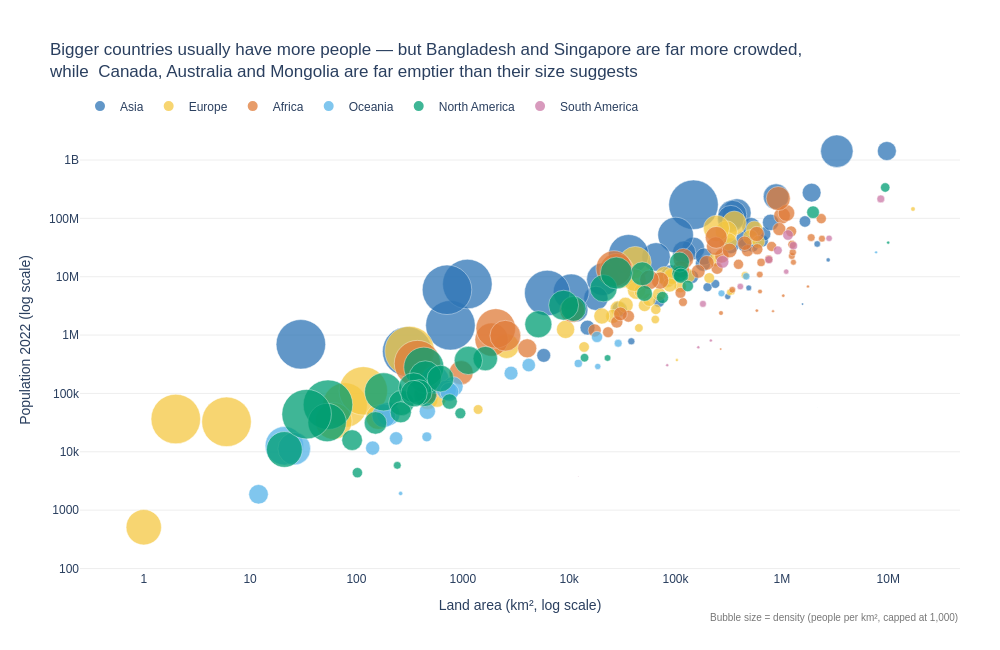

Notebook cell for this chart:
### Markdown cell above
**Chart choice & justification:** *Which chart did you choose, and why? Justify design choices.

I chose a bubble chart because the question is about the relationship between two numerical variables, land area and population, and bubble size adds a third one, density. 
Both axes use a log scale because area and population differ by thousands of times; on linear axes almost all countries would be squeezed into one corner. Colour shows the continent, using a CVD-safe palette.

### Code cell
# Q3 — Bubble chart: land area vs 2022 population (size = density)
import math

d3 = df.copy()
d3['Density_size'] = d3['Density'].clip(upper=1000)   

fig = px.scatter(
    d3, x='Area', y='2022 Population',
    size='Density_size', size_max=35,
    color='Continent', color_discrete_map=continent_colours,
    log_x=True, log_y=True,
    hover_name='Country',
    hover_data={'Density_size': False, 'Density': ':,.0f', 'Area': ':,', '2022 Population': ':,'},
    labels={'Area': 'Land area (km², log scale)', '2022 Population': 'Population 2022 (log scale)',
            'Continent': ''},
    opacity=0.75,
    template='plotly_white', height=650, width=1000,
)
fig.update_traces(marker=dict(line=dict(width=0.5, color='white')))


fig.update_layout(
    title=('Bigger countries usually have more people — but Bangladesh and Singapore are far more crowded,<br>'
           'while  Canada, Australia and Mongolia are far emptier than their size suggests'),
    font=FONT,
    xaxis=dict(showgrid=False),
    yaxis=dict(gridcolor=LIGHTEST_GREY),
    legend=dict(orientation='h', x=0, y=1.04),
    margin=dict(t=110, r=40),
)
fig.add_annotation(x=1, y=-0.12, xref='paper', yref='paper', xanchor='right', showarrow=False,
                   text='Bubble size = density (people per km², capped at 1,000)',
                   font=dict(size=10, color=TEXT_GREY))
fig.show()

### Figure 1 — Plotly figure (JSON) as saved in the notebook; plotly's stock layout.template omitted (floating-point values rounded to 4 significant figures)
{"data": [{"customdata": [[63.06, 63.06], [93.48, 93.48], [119.6, 119.6], [1000.0, 1924.0], [1000.0, 1160.0], [20.38, 20.38], [77.88, 77.88], [92.62, 92.62], [146.9, 146.9], [53.72, 53.72], [1000.0, 6783.0], [431.1, 431.1], [144.7, 144.7], [53.73, 53.73], [101.5, 101.5], [435.2, 435.2], [328.0, 328.0], [126.3, 126.3], [7.119, 7.119], [239.6, 239.6], [33.16, 33.16], [31.8, 31.8], [525.2, 525.2], [1000.0, 23170.0], [102.6, 102.6], [1000.0, 1746.0], [2.173, 2.173], [80.08, 80.08], [207.6, 207.6], [216.3, 216.3], [14.79, 14.79], [267.4, 267.4], [844.1, 844.1], [337.5, 337.5], [232.6, 232.6], [16.94, 16.94], [1000.0, 8416.0], [517.1, 517.1], [332.8, 332.8], [119.5, 119.5], [660.2, 660.2], [69.55, 69.55], [139.7, 139.7], [90.18, 90.18], [108.9, 108.9], [13.18, 13.18], [112.9, 112.9], [77.4, 77.4], [296.4, 296.4], [63.82, 63.82]], "hovertemplate": "<b>%{hovertext}</b><br><br>=Asia<br>Land area (km², log scale)=%{x:,}<br>Population 2022 (log scale)=%{y:,}<br>Density=%{customdata[1]:,.0f}<extra></extra>", "hovertext": ["Afghanistan", "Armenia", "Azerbaijan", "Bahrain", "Bangladesh", "Bhutan", "Brunei", "Cambodia", "China", "Georgia", "Hong Kong", "India", "Indonesia", "Iran", "Iraq", "Israel", "Japan", "Jordan", "Kazakhstan", "Kuwait", "Kyrgyzstan", "Laos", "Lebanon", "Macau", "Malaysia", "Maldives", "Mongolia", "Myanmar", "Nepal", "North Korea", "Oman", "Pakistan", "Palestine", "Philippines", "Qatar", "Saudi Arabia", "Singapore", "South Korea", "Sri Lanka", "Syria", "Taiwan", "Tajikistan", "Thailand", "Timor-Leste", "Turkey", "Turkmenistan", "United Arab Emirates", "Uzbekistan", "Vietnam", "Yemen"], "legendgroup": "Asia", "marker": {"color": "#2E75B6", "line": {"color": "white", "width": 0.5}, "opacity": 0.75, "size": [63.06, 93.48, 119.6, 1000.0, 1000.0, 20.38, 77.88, 92.62, 146.9, 53.72, 1000.0, 431.1, 144.7, 53.73, 101.5, 435.2, 328.0, 126.3, 7.119, 239.6, 33.16, 31.8, 525.2, 1000.0, 102.6, 1000.0, 2.173, 80.08, 207.6, 216.3, 14.79, 267.4, 844.1, 337.5, 232.6, 16.94, 1000.0, 517.1, 332.8, 119.5, 660.2, 69.55, 139.7, 90.18, 108.9, 13.18, 112.9, 77.4, 296.4, 63.82], "sizemode": "area", "sizeref": 0.8163, "symbol": "circle"}, "mode": "markers", "name": "Asia", "orientation": "v", "showlegend": true, "type": "scatter", "x": [652230, 29743, 86600, 765, 147570, 38394, 5765, 181035, 9706961, 69700, 1104, 3287590, 1904569, 1648195, 438317, 20770, 377930, 89342, 2724900, 17818, 199951, 236800, 10452, 30, 330803, 300, 1564110, 676578, 147181, 120538, 309500, 881912, 6220, 342353, 11586, 2149690, 710, 100210, 65610, 185180, 36193, 143100, 513120, 14874, 783562, 488100, 83600, 447400, 331212, 527968], "xaxis": "x", "y": [41128771, 2780469, 10358074, 1472233, 171186372, 782455, 449002, 16767842, 1425887337, 3744385, 7488865, 1417173173, 275501339, 88550570, 44496122, 9038309, 123951692, 11285869, 19397998, 4268873, 6630623, 7529475, 5489739, 695168, 33938221, 523787, 3398366, 54179306, 30547580, 26069416, 4576298, 235824862, 5250072, 115559009, 2695122, 36408820, 5975689, 51815810, 21832143, 22125249, 23893394, 9952787, 71697030, 1341296, 85341241, 6430770, 9441129, 34627652, 98186856, 33696614], "yaxis": "y"}, {"customdata": [[98.87, 98.87], [170.6, 170.6], [106.6, 106.6], [45.93, 45.93], [381.8, 381.8], [63.14, 63.14], [61.17, 61.17], [71.22, 71.22], [135.3, 135.3], [133.1, 133.1], [136.5, 136.5], [29.32, 29.32], [38.11, 38.11], [16.37, 16.37], [117.1, 117.1], [233.5, 233.5], [1000.0, 5442.0], [78.68, 78.68], [811.6, 811.6], [107.1, 107.1], [3.62, 3.62], [71.48, 71.48], [147.8, 147.8], [195.9, 195.9], [955.0, 955.0], [28.67, 28.67], [245.8, 245.8], [42.11, 42.11], [250.4, 250.4], [1000.0, 1688.0], [96.7, 96.7], [1000.0, 18230.0], [45.4, 45.4], [419.7, 419.7], [81.42, 81.42], [16.78, 16.78], [127.5, 127.5], [111.5, 111.5], [82.47, 82.47], [8.464, 8.464], [551.8, 551.8], [81.73, 81.73], [115.1, 115.1], [104.6, 104.6], [93.99, 93.99], [23.43, 23.43], [211.7, 211.7], [65.79, 65.79], [277.9, 277.9], [510.0, 510.0]], "hovertemplate": "<b>%{hovertext}</b><br><br>=Europe<br>Land area (km², log scale)=%{x:,}<br>Population 2022 (log scale)=%{y:,}<br>Density=%{customdata[1]:,.0f}<extra></extra>", "hovertext": ["Albania", "Andorra", "Austria", "Belarus", "Belgium", "Bosnia and Herzegovina", "Bulgaria", "Croatia", "Cyprus", "Czech Republic", "Denmark", "Estonia", "Faroe Islands", "Finland", "France", "Germany", "Gibraltar", "Greece", "Guernsey", "Hungary", "Iceland", "Ireland", "Isle of Man", "Italy", "Jersey", "Latvia", "Liechtenstein", "Lithuania", "Luxembourg", "Malta", "Moldova", "Monaco", "Montenegro", "Netherlands", "North Macedonia", "Norway", "Poland", "Portugal", "Romania", "Russia", "San Marino", "Serbia", "Slovakia", "Slovenia", "Spain", "Sweden", "Switzerland", "Ukraine", "United Kingdom", "Vatican City"], "legendgroup": "Europe", "marker": {"color": "#F5C842", "line": {"color": "white", "width": 0.5}, "opacity": 0.75, "size": [98.87, 170.6, 106.6, 45.93, 381.8, 63.14, 61.17, 71.22, 135.3, 133.1, 136.5, 29.32, 38.11, 16.37, 117.1, 233.5, 1000.0, 78.68, 811.6, 107.1, 3.62, 71.48, 147.8, 195.9, 955.0, 28.67, 245.8, 42.11, 250.4, 1000.0, 96.7, 1000.0, 45.4, 419.7, 81.42, 16.78, 127.5, 111.5, 82.47, 8.464, 551.8, 81.73, 115.1, 104.6, 93.99, 23.43, 211.7, 65.79, 277.9, 510.0], "sizemode": "area", "sizeref": 0.8163, "symbol": "circle"}, "mode": "markers", "name": "Europe", "orientation": "v", "showlegend": true, "type": "scatter", "x": [28748, 468, 83871, 207600, 30528, 51209, 110879, 56594, 9251, 78865, 43094, 45227, 1393, 338424, 551695, 357114, 6, 131990, 78, 93028, 103000, 70273, 572, 301336, 116, 64559, 160, 65300, 2586, 316, 33846, 2, 13812, 41850, 25713, 323802, 312679, 92090, 238391, 17098242, 61, 88361, 49037, 20273, 505992, 450295, 41284, 603500, 242900, 1], "xaxis": "x", "y": [2842321, 79824, 8939617, 9534954, 11655930, 3233526, 6781953, 4030358, 1251488, 10493986, 5882261, 1326062, 53090, 5540745, 64626628, 83369843, 32649, 10384971, 63301, 9967308, 372899, 5023109, 84519, 59037474, 110778, 1850651, 39327, 2750055, 647599, 533286, 3272996, 36469, 627082, 17564014, 2093599, 5434319, 39857145, 10270865, 19659267, 144713314, 33660, 7221365, 5643453, 2119844, 47558630, 10549347, 8740472, 39701739, 67508936, 510], "yaxis": "y"}, {"customdata": [[18.85, 18.85], [28.55, 28.55], [118.6, 118.6], [4.519, 4.519], [83.06, 83.06], [463.1, 463.1], [58.71, 58.71], [147.1, 147.1], [8.956, 8.956], [13.8, 13.8], [449.4, 449.4], [48.31, 48.31], [42.22, 42.22], [110.7, 110.7], [59.71, 59.71], [31.33, 31.33], [69.2, 69.2], [111.7, 111.7], [8.925, 8.925], [253.2, 253.2], [140.3, 140.3], [56.37, 56.37], [58.29, 58.29], [87.33, 87.33], [93.09, 93.09], [75.96, 75.96], [47.61, 47.61], [3.872, 3.872], [50.44, 50.44], [172.2, 172.2], [18.22, 18.22], [4.595, 4.595], [637.0, 637.0], [871.9, 871.9], [83.88, 83.88], [41.13, 41.13], [3.109, 3.109], [20.69, 20.69], [236.6, 236.6], [17.46, 17.46], [387.9, 387.9], [523.1, 523.1], [235.9, 235.9], [88.03, 88.03], [237.0, 237.0], [120.0, 120.0], [27.6, 27.6], [49.05, 49.05], [17.61, 17.61], [24.85, 24.85], [69.3, 69.3], [155.8, 155.8], [75.52, 75.52], [195.6, 195.6], [2.165, 2.165], [26.6, 26.6], [41.77, 41.77]], "hovertemplate": "<b>%{hovertext}</b><br><br>=Africa<br>Land area (km², log scale)=%{x:,}<br>Population 2022 (log scale)=%{y:,}<br>Density=%{customdata[1]:,.0f}<extra></extra>", "hovertext": ["Algeria", "Angola", "Benin", "Botswana", "Burkina Faso", "Burundi", "Cameroon", "Cape Verde", "Central African Republic", "Chad", "Comoros", "Djibouti", "DR Congo", "Egypt", "Equatorial Guinea", "Eritrea", "Eswatini", "Ethiopia", "Gabon", "Gambia", "Ghana", "Guinea", "Guinea-Bissau", "Ivory Coast", "Kenya", "Lesotho", "Liberia", "Libya", "Madagascar", "Malawi", "Mali", "Mauritania", "Mauritius", "Mayotte", "Morocco", "Mozambique", "Namibia", "Niger", "Nigeria", "Republic of the Congo", "Reunion", "Rwanda", "Sao Tome and Principe", "Senegal", "Seychelles", "Sierra Leone", "Somalia", "South Africa", "South Sudan", "Sudan", "Tanzania", "Togo", "Tunisia", "Uganda", "Western Sahara", "Zambia", "Zimbabwe"], "legendgroup": "Africa", "marker": {"color": "#E07B39", "line": {"color": "white", "width": 0.5}, "opacity": 0.75, "size": [18.85, 28.55, 118.6, 4.519, 83.06, 463.1, 58.71, 147.1, 8.956, 13.8, 449.4, 48.31, 42.22, 110.7, 59.71, 31.33, 69.2, 111.7, 8.925, 253.2, 140.3, 56.37, 58.29, 87.33, 93.09, 75.96, 47.61, 3.872, 50.44, 172.2, 18.22, 4.595, 637.0, 871.9, 83.88, 41.13, 3.109, 20.69, 236.6, 17.46, 387.9, 523.1, 235.9, 88.03, 237.0, 120.0, 27.6, 49.05, 17.61, 24.85, 69.3, 155.8, 75.52, 195.6, 2.165, 26.6, 41.77], "sizemode": "area", "sizeref": 0.8163, "symbol": "circle"}, "mode": "markers", "name": "Africa", "orientation": "v", "showlegend": true, "type": "scatter", "x": [2381741, 1246700, 112622, 582000, 272967, 27834, 475442, 4033, 622984, 1284000, 1862, 23200, 2344858, 1002450, 28051, 117600, 17364, 1104300, 267668, 10689, 238533, 245857, 36125, 322463, 580367, 30355, 111369, 1759540, 587041, 118484, 1240192, 1030700, 2040, 374, 446550, 801590, 825615, 1267000, 923768, 342000, 2511, 26338, 964, 196722, 452, 71740, 637657, 1221037, 619745, 1886068, 945087, 56785, 163610, 241550, 266000, 752612, 390757], "xaxis": "x", "y": [44903225, 35588987, 13352864, 2630296, 22673762, 12889576, 27914536, 593149, 5579144, 17723315, 836774, 1120849, 99010212, 110990103, 1674908, 3684032, 1201670, 123379924, 2388992, 2705992, 33475870, 13859341, 2105566, 28160542, 54027487, 2305825, 5302681, 6812341, 29611714, 20405317, 22593590, 4736139, 1299469, 326101, 37457971, 32969517, 2567012, 26207977, 218541212, 5970424, 974052, 13776698, 227380, 17316449, 107118, 8605718, 17597511, 59893885, 10913164, 46874204, 65497748, 8848699, 12356117, 47249585, 575986, 20017675, 16320537], "yaxis": "y"}, {"customdata": [[222.5, 222.5], [3.403, 3.403], [72.08, 72.08], [50.88, 50.88], [73.5, 73.5], [312.9, 312.9], [161.8, 161.8], [229.7, 229.7], [162.6, 162.6], [603.2, 603.2], [15.61, 15.61], [19.17, 19.17], [7.439, 7.439], [106.8, 106.8], [39.34, 39.34], [21.91, 21.91], [78.25, 78.25], [25.06, 25.06], [155.9, 155.9], [143.0, 143.0], [435.1, 435.1], [26.81, 26.81], [81.49, 81.49]], "hovertemplate": "<b>%{hovertext}</b><br><br>=Oceania<br>Land area (km², log scale)=%{x:,}<br>Population 2022 (log scale)=%{y:,}<br>Density=%{customdata[1]:,.0f}<extra></extra>", "hovertext": ["American Samoa", "Australia", "Cook Islands", "Fiji", "French Polynesia", "Guam", "Kiribati", "Marshall Islands", "Micronesia", "Nauru", "New Caledonia", "New Zealand", "Niue", "Northern Mariana Islands", "Palau", "Papua New Guinea", "Samoa", "Solomon Islands", "Tokelau", "Tonga", "Tuvalu", "Vanuatu", "Wallis and Futuna"], "legendgroup": "Oceania", "marker": {"color": "#56B4E9", "line": {"color": "white", "width": 0.5}, "opacity": 0.75, "size": [222.5, 3.403, 72.08, 50.88, 73.5, 312.9, 161.8, 229.7, 162.6, 603.2, 15.61, 19.17, 7.439, 106.8, 39.34, 21.91, 78.25, 25.06, 155.9, 143.0, 435.1, 26.81, 81.49], "sizemode": "area", "sizeref": 0.8163, "symbol": "circle"}, "mode": "markers", "name": "Oceania", "orientation": "v", "showlegend": true, "type": "scatter", "x": [199, 7692024, 236, 18272, 4167, 549, 811, 181, 702, 21, 18575, 270467, 260, 464, 459, 462840, 2842, 28896, 12, 747, 26, 12189, 142], "xaxis": "x", "y": [44273, 26177413, 17011, 929766, 306279, 171774, 131232, 41569, 114164, 12668, 289950, 5185288, 1934, 49551, 18055, 10142619, 222382, 724273, 1871, 106858, 11312, 326740, 11572], "yaxis": "y"}, {"customdata": [[174.3, 174.3], [212.1, 212.1], [591.4, 591.4], [29.4, 29.4], [655.0, 655.0], [17.65, 17.65], [1000.0, 1189.0], [207.3, 207.3], [3.851, 3.851], [260.2, 260.2], [101.4, 101.4], [102.0, 102.0], [430.5, 430.5], [96.85, 96.85], [230.7, 230.7], [301.1, 301.1], [0.0261, 0.0261], [364.6, 364.6], [243.1, 243.1], [163.9, 163.9], [417.5, 417.5], [92.74, 92.74], [257.2, 257.2], [325.8, 325.8], [64.91, 64.91], [43.04, 43.04], [53.3, 53.3], [58.46, 58.46], [366.7, 366.7], [522.2, 522.2], [182.6, 182.6], [292.0, 292.0], [599.8, 599.8], [24.22, 24.22], [267.2, 267.2], [1000.0, 1299.0], [298.4, 298.4], [48.21, 48.21], [36.09, 36.09], [286.6, 286.6]], "hovertemplate": "<b>%{hovertext}</b><br><br>=North America<br>Land area (km², log scale)=%{x:,}<br>Population 2022 (log scale)=%{y:,}<br>Density=%{customdata[1]:,.0f}<extra></extra>", "hovertext": ["Anguilla", "Antigua and Barbuda", "Aruba", "Bahamas", "Barbados", "Belize", "Bermuda", "British Virgin Islands", "Canada", "Cayman Islands", "Costa Rica", "Cuba", "Curacao", "Dominica", "Dominican Republic", "El Salvador", "Greenland", "Grenada", "Guadeloupe", "Guatemala", "Haiti", "Honduras", "Jamaica", "Martinique", "Mexico", "Montserrat", "Nicaragua", "Panama", "Puerto Rico", "Saint Barthelemy", "Saint Kitts and Nevis", "Saint Lucia", "Saint Martin", "Saint Pierre and Miquelon", "Saint Vincent and the Grenadines", "Sint Maarten", "Trinidad and Tobago", "Turks and Caicos Islands", "United States", "United States Virgin Islands"], "legendgroup": "North America", "marker": {"color": "#009E73", "line": {"color": "white", "width": 0.5}, "opacity": 0.75, "size": [174.3, 212.1, 591.4, 29.4, 655.0, 17.65, 1000.0, 207.3, 3.851, 260.2, 101.4, 102.0, 430.5, 96.85, 230.7, 301.1, 0.0261, 364.6, 243.1, 163.9, 417.5, 92.74, 257.2, 325.8, 64.91, 43.04, 53.3, 58.46, 366.7, 522.2, 182.6, 292.0, 599.8, 24.22, 267.2, 1000.0, 298.4, 48.21, 36.09, 286.6], "sizemode": "area", "sizeref": 0.8163, "symbol": "circle"}, "mode": "markers", "name": "North America", "orientation": "v", "showlegend": true, "type": "scatter", "x": [91, 442, 180, 13943, 430, 22966, 54, 151, 9984670, 264, 51100, 109884, 444, 751, 48671, 21041, 2166086, 344, 1628, 108889, 27750, 112492, 10991, 1128, 1964375, 102, 130373, 75417, 8870, 21, 261, 616, 53, 242, 389, 34, 5130, 948, 9372610, 347], "xaxis": "x", "y": [15857, 93763, 106445, 409984, 281635, 405272, 64184, 31305, 38454327, 68706, 5180829, 11212191, 191163, 72737, 11228821, 6336392, 56466, 125438, 395752, 17843908, 11584996, 10432860, 2827377, 367507, 127504125, 4390, 6948392, 4408581, 3252407, 10967, 47657, 179857, 31791, 5862, 103948, 44175, 1531044, 45703, 338289857, 99465], "yaxis": "y"}, {"customdata": [[16.37, 16.37], [11.13, 11.13], [25.28, 25.28], [25.93, 25.93], [45.43, 45.43], [65.02, 65.02], [0.3105, 0.3105], [3.646, 3.646], [3.762, 3.762], [16.67, 16.67], [26.49, 26.49], [3.773, 3.773], [18.91, 18.91], [30.88, 30.88]], "hovertemplate": "<b>%{hovertext}</b><br><br>=South America<br>Land area (km², log scale)=%{x:,}<br>Population 2022 (log scale)=%{y:,}<br>Density=%{customdata[1]:,.0f}<extra></extra>", "hovertext": ["Argentina", "Bolivia", "Brazil", "Chile", "Colombia", "Ecuador", "Falkland Islands", "French Guiana", "Guyana", "Paraguay", "Peru", "Suriname", "Uruguay", "Venezuela"], "legendgroup": "South America", "marker": {"color": "#CC79A7", "line": {"color": "white", "width": 0.5}, "opacity": 0.75, "size": [16.37, 11.13, 25.28, 25.93, 45.43, 65.02, 0.3105, 3.646, 3.762, 16.67, 26.49, 3.773, 18.91, 30.88], "sizemode": "area", "sizeref": 0.8163, "symbol": "circle"}, "mode": "markers", "name": "South America", "orientation": "v", "showlegend": true, "type": "scatter", "x": [2780400, 1098581, 8515767, 756102, 1141748, 276841, 12173, 83534, 214969, 406752, 1285216, 163820, 181034, 916445], "xaxis": "x", "y": [45510318, 12224110, 215313498, 19603733, 51874024, 18001000, 3780, 304557, 808726, 6780744, 34049588, 618040, 3422794, 28301696], "yaxis": "y"}], "layout": {"annotations": [{"font": {"color": "#777777", "size": 10}, "showarrow": false, "text": "Bubble size = density (people per km², capped at 1,000)", "x": 1, "xanchor": "right", "xref": "paper", "y": -0.12, "yref": "paper"}], "font": {"family": "Arial", "size": 12}, "height": 650, "legend": {"itemsizing": "constant", "orientation": "h", "title": {"text": ""}, "tracegroupgap": 0, "x": 0, "y": 1.04}, "margin": {"r": 40, "t": 110}, "title": {"text": "Bigger countries usually have more people — but Bangladesh and Singapore are far more crowded,<br>while  Canada, Australia and Mongolia are far emptier than their size suggests"}, "width": 1000, "xaxis": {"anchor": "y", "domain": [0, 1], "showgrid": false, "title": {"text": "Land area (km², log scale)"}, "type": "log"}, "yaxis": {"anchor": "x", "domain": [0, 1], "gridcolor": "#EEEEEE", "title": {"text": "Population 2022 (log scale)"}, "type": "log"}}}
